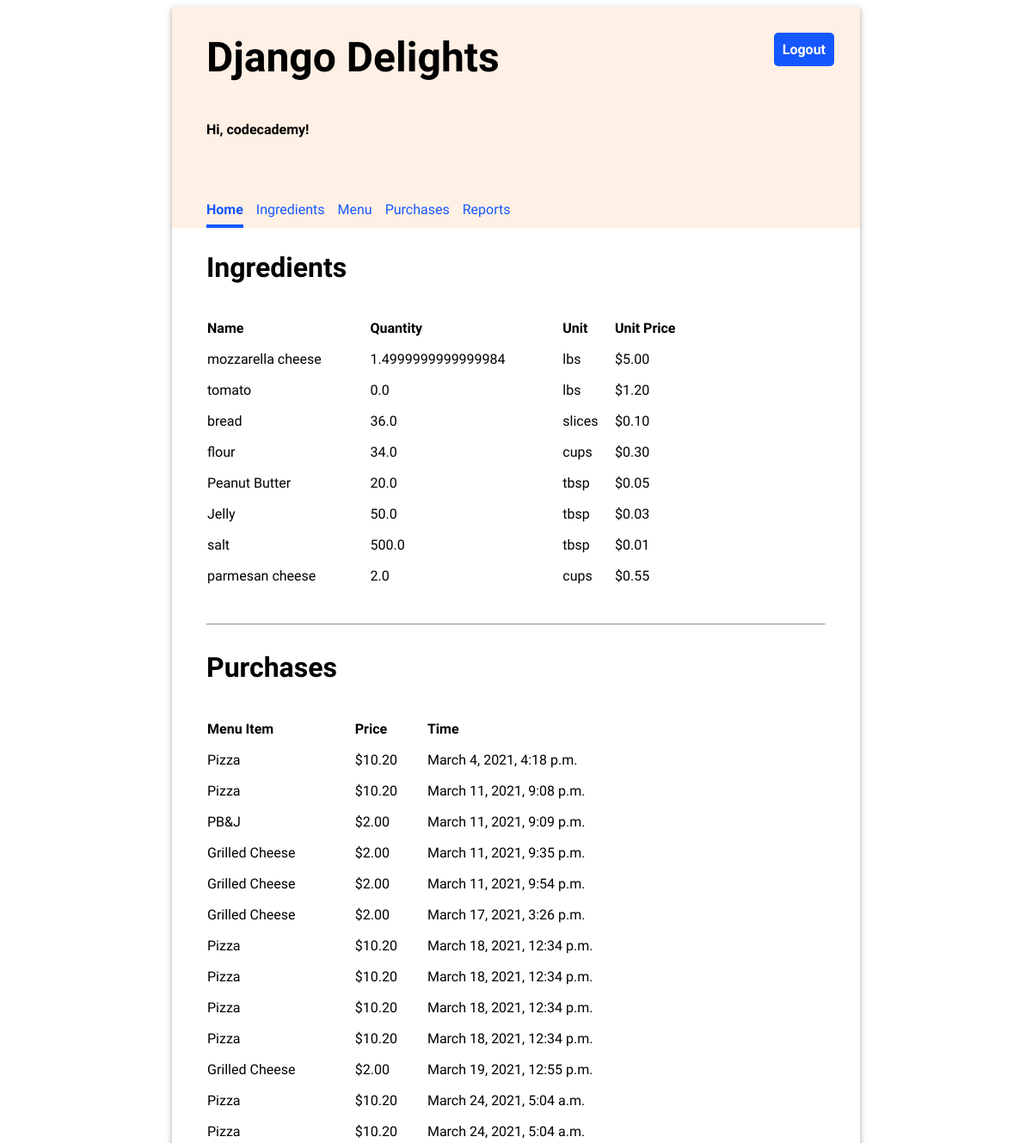
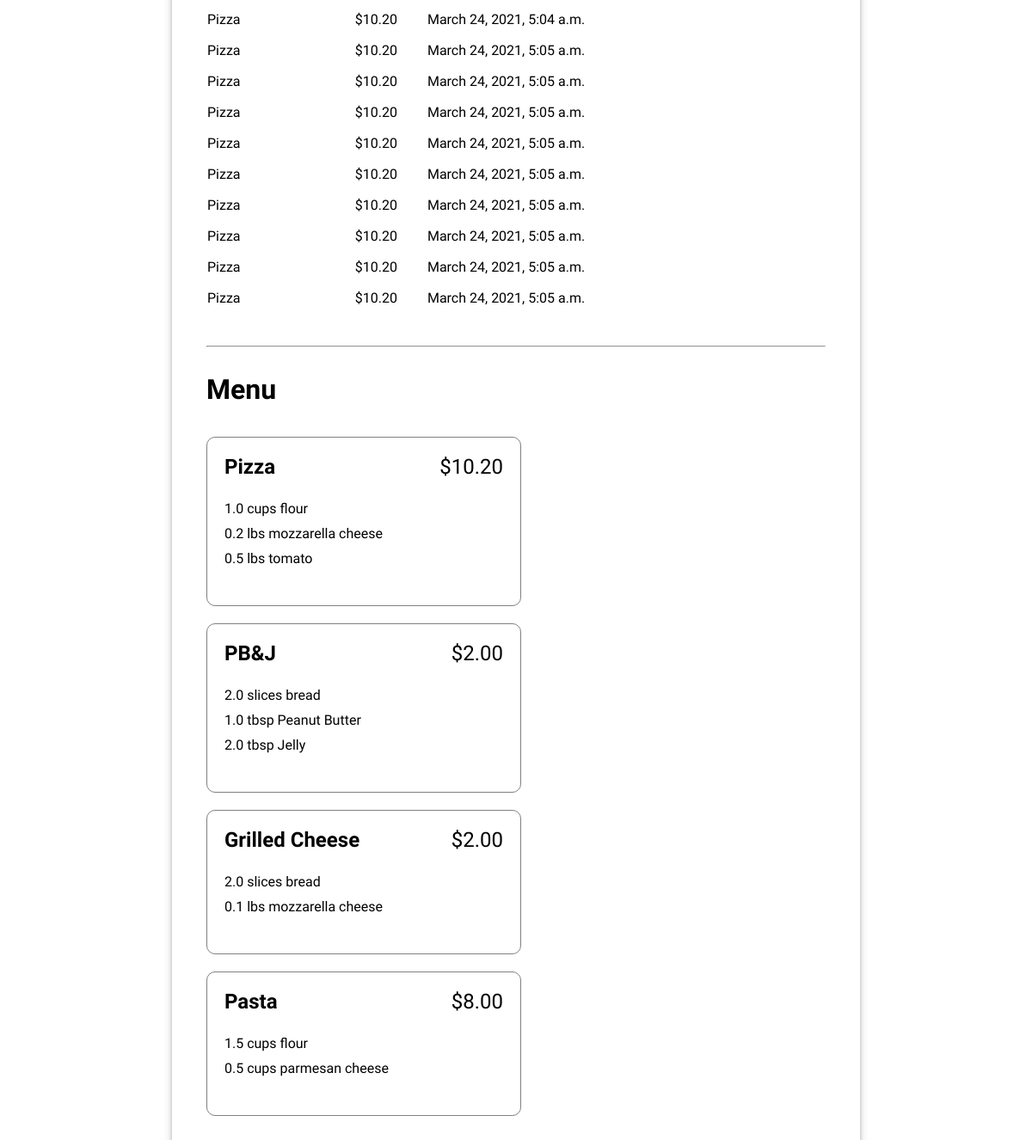
Screenshot of / (signed in) with the database file from the repository (2 pictures, top to bottom).
### inventory/models.py (models this page shows, shortened)
class Ingredient(models.Model):
    name = models.CharField(max_length=200, unique=True)
    quantity = models.FloatField(default=0)
    unit = models.CharField(max_length=200)
    price_per_unit = models.FloatField(default=0)

class Purchase(models.Model):
    menu_item = models.ForeignKey(MenuItem, on_delete=models.CASCADE)
    timestamp = models.DateTimeField(auto_now_add=True)

class MenuItem(models.Model):
    title = models.CharField(max_length=200, unique=True)
    price = models.FloatField(default=0.00)

class RecipeRequirement(models.Model):
    menu_item = models.ForeignKey(MenuItem, on_delete=models.CASCADE)
    ingredient = models.ForeignKey(Ingredient, on_delete=models.CASCADE)
    quantity = models.FloatField(default=0)

### inventory/views.py (the view)
# urls.py: path('', views.HomeView.as_view(), name='home'),
class HomeView(LoginRequiredMixin, TemplateView):
    template_name = "inventory/home.html"
    def get_context_data(self, **kwargs):
        context = super().get_context_data(**kwargs)
        context["ingredients"] = Ingredient.objects.all()
        context["menu_items"] = MenuItem.objects.all()
        context["purchases"] = Purchase.objects.all()
        return context

### inventory/templates/inventory/home.html (shortened to what this page needs)
{% extends 'base.html' %}
{% load static %}
{% block content %}
    <div class="home">
        <div>
            <h2>Ingredients</h2>
            <table class="inventory-table">
                <thead>
                    <tr>
                        <th>Name</th>
                        <th>Quantity</th>
                        <th>Unit</th>
                        <th>Unit Price</th>
                    </tr>
                </thead>
                <tbody>
                {% for ingredient in ingredients %}
                    <tr>
                        <td>{{ ingredient.name }}</td>
                        <td>{{ ingredient.quantity }}</td>
                        <td>{{ ingredient.unit }}</td>
                        <td class="price">${{ ingredient.price_per_unit|stringformat:".2f" }}</td>
                    </tr>
                {% endfor %}
                </tbody>
            </table>
        </div>
        <hr/>
        <div>
            <h2>Purchases</h2>
            <table class="inventory-table">
                <thead>
                    <tr>
                        <th>Menu Item</th>
                        <th>Price</th>
                        <th>Time</th>
                    </tr>
                </thead>
                <tbody>
                {% for purchase in purchases %}
                    <tr>
                        <td>{{ purchase.menu_item.title }}</td>
                        <td class="price">${{ purchase.menu_item.price|stringformat:".2f" }}</td>
                        <td>{{ purchase.timestamp }}</td>
                    </tr>
                {% endfor %}
                </tbody>
            </table>
        </div>
        <hr/>
        <div>
            <h2>Menu</h2>
            <ul class="menu-items">
            {% for menu_item in menu_items %}
                <li>
                    <div class="menu-item-header">
                        <div class="menu-item-title">{{ menu_item.title }}</div>
                        <div class="menu-item-price">${{ menu_item.price|stringformat:".2f" }}</div>
                    </div>
                    <ul class="menu-item-ingredients">
                        {% for recipe_requirement in menu_item.reciperequirement_set.all %}
                        <li>{{ recipe_requirement.quantity }} {{recipe_requirement.ingredient.unit }} {{ recipe_requirement.ingredient.name }}</li>
                        {% endfor %}
                    </ul>
                </li>
            {% endfor %}
            </ul>
        </div>
    </div>
{% endblock %}

### inventory/templates/base.html (shortened to what this page needs)
{% load static %}
<!DOCTYPE html>
<html>
<head>
  <link rel="stylesheet" type="text/css" href="{% static 'inventory/style.css' %}" />
</head>
<body>
  <div class="app">
  <header>
    <div class="header-first-row">
      <h1 class="title">Django Delights</h1>
      {% if user.is_authenticated %}
      <a class="logout" href="/logout">Logout</a>
      {% endif %}
    </div>
    {% if user.is_authenticated %}
      <p>Hi, {{ user.username }}!</p>
      <nav class="navbar">
        {% url 'home' as home_url %}
        {% url 'ingredients' as ingredients_url %}
        {% url 'menu' as menu_url %}
        {% url 'purchases' as purchases_url %}
        {% url 'reports' as reports_url %}
        <a class="nav-item{% if request.path == home_url %} current-page{% endif %}" href="{% url 'home' %}">Home</a>
        <a class="nav-item{% if request.path == ingredients_url %} current-page{% endif %}" href="{% url 'ingredients' %}">Ingredients</a>
        <a class="nav-item{% if request.path == menu_url %} current-page{% endif %}" href="{% url 'menu' %}">Menu</a>
        <a class="nav-item{% if request.path == purchases_url %} current-page{% endif %}" href="{% url 'purchases' %}">Purchases</a>
        <a class="nav-item{% if request.path == reports_url %} current-page{% endif %}" href="{% url 'reports' %}">Reports</a>
      </nav>
    {% endif %}
  </header>
  <main>
    {% block content %}{% endblock %}
  </main>
  </div>
</body>
</html>

### inventory/static/inventory/style.css (style rules this page uses)
body { font-family: 'Oxygen', sans-serif; }
hr { margin: 30px 0; }
header { background-color: #FFF0E5; min-height: 200px; display: flex; align-items: center; flex-direction: column; align-items: flex-start; padding-left: 40px; }
main { display: flex; flex-direction: column; padding: 0 40px 20px 40px; justify-content: center; }
main h2 { font-size: 2em; }
.app { min-width: 800px; max-width: 60%; margin: 0 auto; box-shadow: 0 2px 4px 0 rgba(0, 0, 0, 0.2), 0 3px 10px 0 rgba(0, 0, 0, 0.19); }
.title { font-size: 3em; padding: 30px 0; margin: auto 0; }
header p { font-weight: bold; }
.navbar { margin-top: 50px; display: flex; width: 100%; }
.navbar a { text-decoration: none; padding: 8px 0; color: #1557FF; margin-right: 15px; }
.navbar a:hover, .navbar .current-page { border-bottom: solid 4px #1557FF; border-spacing: 0 15px; font-weight: bold; }
main table { text-align: left; border-collapse: separate; border-spacing: 0 15px; width: 80%; }
.header-first-row { width: 100%; display: flex; justify-content: space-between; }
.logout { height: max-content; text-align: center; text-decoration: none; border: 0px; background-color: #1557FF; border-radius: 5px; color: white; padding: 10px; font-weight: bold; margin: 30px; font-size: 1em; }
.menu-items { display: flex; flex-wrap: wrap; padding: 0; justify-content: space-between; }
.menu-items * { padding: 0; }
.menu-items > li { display: flex; flex-direction: column; padding: 20px; border: 1px solid grey; margin: 10px 0; border-radius: 10px; justify-content: left; flex-basis: 45%; }
.menu-items, .menu-items ul { list-style-type: none; }
.menu-item-header { display: flex; flex-direction: row; justify-content: space-between; font-size: 1.5em; }
.menu-item-title { font-weight: bold; }
.menu-item-ingredients { padding: 20px 0; }
.menu-item-ingredients * { padding: 5px 0; }
a { text-decoration: none; color: #1557FF; }

### rows the page displays
Ingredient: name "mozzarella cheese", quantity "1.4999999999999984", unit "lbs", price_per_unit "5.00"
Ingredient: name "tomato", quantity "0.0", unit "lbs", price_per_unit "1.20"
Ingredient: name "bread", quantity "36.0", unit "slices", price_per_unit "0.10"
Ingredient: name "flour", quantity "34.0", unit "cups", price_per_unit "0.30"
Ingredient: name "Peanut Butter", quantity "20.0", unit "tbsp", price_per_unit "0.05"
Ingredient: name "Jelly", quantity "50.0", unit "tbsp", price_per_unit "0.03"
Ingredient: name "salt", quantity "500.0", unit "tbsp", price_per_unit "0.01"
Ingredient: name "parmesan cheese", quantity "2.0", unit "cups", price_per_unit "0.55"
Purchase: menu_item "Pizza", menu_item.price "10.20", timestamp "March 4, 2021, 4:18 p.m."
Purchase: menu_item "Pizza", menu_item.price "10.20", timestamp "March 11, 2021, 9:08 p.m."
Purchase: menu_item "PB&J", menu_item.price "2.00", timestamp "March 11, 2021, 9:09 p.m."
Purchase: menu_item "Grilled Cheese", menu_item.price "2.00", timestamp "March 11, 2021, 9:35 p.m."
Purchase: menu_item "Grilled Cheese", menu_item.price "2.00", timestamp "March 11, 2021, 9:54 p.m."
Purchase: menu_item "Grilled Cheese", menu_item.price "2.00", timestamp "March 17, 2021, 3:26 p.m."
Purchase: menu_item "Pizza", menu_item.price "10.20", timestamp "March 18, 2021, 12:34 p.m."
Purchase: menu_item "Pizza", menu_item.price "10.20", timestamp "March 18, 2021, 12:34 p.m."
Purchase: menu_item "Pizza", menu_item.price "10.20", timestamp "March 18, 2021, 12:34 p.m."
Purchase: menu_item "Pizza", menu_item.price "10.20", timestamp "March 18, 2021, 12:34 p.m."
Purchase: menu_item "Grilled Cheese", menu_item.price "2.00", timestamp "March 19, 2021, 12:55 p.m."
Purchase: menu_item "Pizza", menu_item.price "10.20", timestamp "March 24, 2021, 5:04 a.m."
Purchase: menu_item "Pizza", menu_item.price "10.20", timestamp "March 24, 2021, 5:04 a.m."
Purchase: menu_item "Pizza", menu_item.price "10.20", timestamp "March 24, 2021, 5:04 a.m."
Purchase: menu_item "Pizza", menu_item.price "10.20", timestamp "March 24, 2021, 5:05 a.m."
Purchase: menu_item "Pizza", menu_item.price "10.20", timestamp "March 24, 2021, 5:05 a.m."
Purchase: menu_item "Pizza", menu_item.price "10.20", timestamp "March 24, 2021, 5:05 a.m."
Purchase: menu_item "Pizza", menu_item.price "10.20", timestamp "March 24, 2021, 5:05 a.m."
Purchase: menu_item "Pizza", menu_item.price "10.20", timestamp "March 24, 2021, 5:05 a.m."
Purchase: menu_item "Pizza", menu_item.price "10.20", timestamp "March 24, 2021, 5:05 a.m."
Purchase: menu_item "Pizza", menu_item.price "10.20", timestamp "March 24, 2021, 5:05 a.m."
Purchase: menu_item "Pizza", menu_item.price "10.20", timestamp "March 24, 2021, 5:05 a.m."
Purchase: menu_item "Pizza", menu_item.price "10.20", timestamp "March 24, 2021, 5:05 a.m."
MenuItem: title "Pizza", price "10.20"
RecipeRequirement: quantity "1.0", ingredient.unit "cups", ingredient.name "flour"
RecipeRequirement: quantity "0.2", ingredient.unit "lbs", ingredient.name "mozzarella cheese"
RecipeRequirement: quantity "0.5", ingredient.unit "lbs", ingredient.name "tomato"
MenuItem: title "PB&J", price "2.00"
RecipeRequirement: quantity "2.0", ingredient.unit "slices", ingredient.name "bread"
RecipeRequirement: quantity "1.0", ingredient.unit "tbsp", ingredient.name "Peanut Butter"
RecipeRequirement: quantity "2.0", ingredient.unit "tbsp", ingredient.name "Jelly"
MenuItem: title "Grilled Cheese", price "2.00"
RecipeRequirement: quantity "2.0", ingredient.unit "slices", ingredient.name "bread"
RecipeRequirement: quantity "0.1", ingredient.unit "lbs", ingredient.name "mozzarella cheese"
MenuItem: title "Pasta", price "8.00"
RecipeRequirement: quantity "1.5", ingredient.unit "cups", ingredient.name "flour"
RecipeRequirement: quantity "0.5", ingredient.unit "cups", ingredient.name "parmesan cheese"

### other values shown
{{ user.username }} "codecademy"
